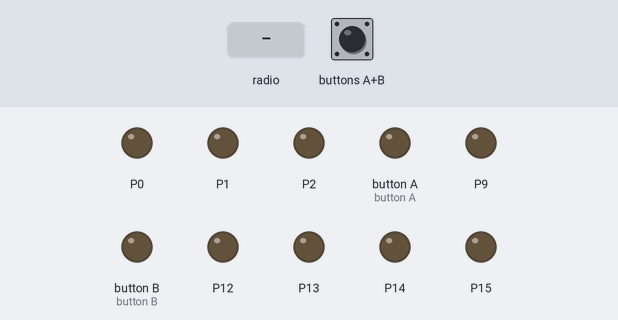
Recording of a program running on a simulated BBC micro:bit (MakeCode). Parts: output pins drawn as LEDs (lit = HIGH). Dashed ring = blinking. Inputs (shaded band) come from the test bench. Random numbers come from a fixed seed.

Above: at 1.2 s.
1.3 s: buttons A+B pressed for 0.15 s
At 1.5 s:
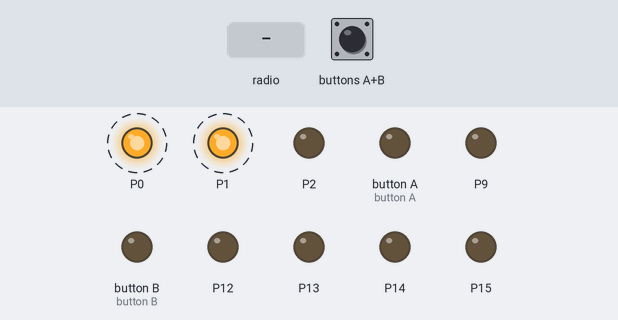
At 1.9 s:
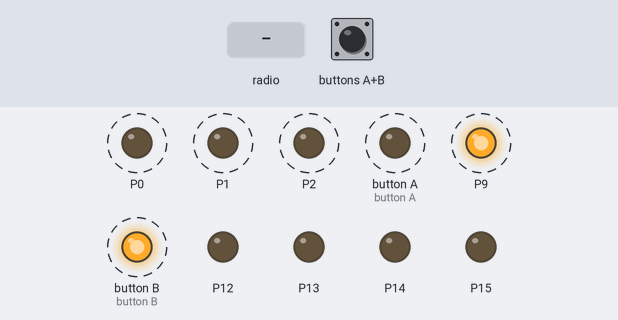
4.3 s: radio message "KR" arrives
At 4.9 s:
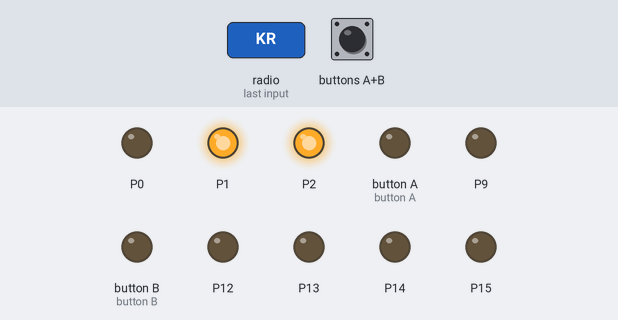
Timing chart, 0 to 24.0 s (numbered marks = the images above; inputs shaded):
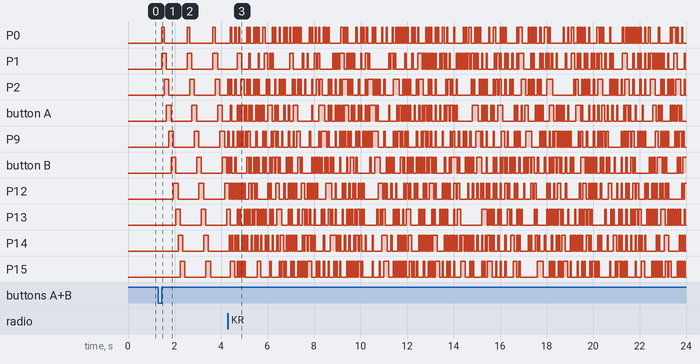

The program:

main.ts
```typescript
function STR () {
    for (let index = 0; index < 10; index++) {
        pins.digitalWritePin(DigitalPin.P0, 1)
        pins.digitalWritePin(DigitalPin.P1, 1)
        pins.digitalWritePin(DigitalPin.P2, 0)
        pins.digitalWritePin(DigitalPin.P5, 0)
        pins.digitalWritePin(DigitalPin.P9, 0)
        pins.digitalWritePin(DigitalPin.P11, 0)
        pins.digitalWritePin(DigitalPin.P12, 0)
        pins.digitalWritePin(DigitalPin.P13, 0)
        pins.digitalWritePin(DigitalPin.P14, 0)
        pins.digitalWritePin(DigitalPin.P15, 0)
        basic.pause(100)
        pins.digitalWritePin(DigitalPin.P0, 0)
        pins.digitalWritePin(DigitalPin.P1, 1)
        pins.digitalWritePin(DigitalPin.P2, 1)
        pins.digitalWritePin(DigitalPin.P5, 0)
        pins.digitalWritePin(DigitalPin.P9, 0)
        pins.digitalWritePin(DigitalPin.P11, 0)
        pins.digitalWritePin(DigitalPin.P12, 0)
        pins.digitalWritePin(DigitalPin.P13, 0)
        pins.digitalWritePin(DigitalPin.P14, 0)
        pins.digitalWritePin(DigitalPin.P15, 0)
        basic.pause(100)
        pins.digitalWritePin(DigitalPin.P0, 0)
        pins.digitalWritePin(DigitalPin.P1, 0)
        pins.digitalWritePin(DigitalPin.P2, 1)
        pins.digitalWritePin(DigitalPin.P5, 1)
        pins.digitalWritePin(DigitalPin.P9, 0)
        pins.digitalWritePin(DigitalPin.P11, 0)
        pins.digitalWritePin(DigitalPin.P12, 0)
        pins.digitalWritePin(DigitalPin.P13, 0)
        pins.digitalWritePin(DigitalPin.P14, 0)
        pins.digitalWritePin(DigitalPin.P15, 0)
        basic.pause(100)
        pins.digitalWritePin(DigitalPin.P0, 0)
        pins.digitalWritePin(DigitalPin.P1, 0)
        pins.digitalWritePin(DigitalPin.P2, 0)
        pins.digitalWritePin(DigitalPin.P5, 1)
        pins.digitalWritePin(DigitalPin.P9, 1)
        pins.digitalWritePin(DigitalPin.P11, 0)
        pins.digitalWritePin(DigitalPin.P12, 0)
        pins.digitalWritePin(DigitalPin.P13, 0)
        pins.digitalWritePin(DigitalPin.P14, 0)
        pins.digitalWritePin(DigitalPin.P15, 0)
        basic.pause(100)
        pins.digitalWritePin(DigitalPin.P0, 0)
        pins.digitalWritePin(DigitalPin.P1, 0)
        pins.digitalWritePin(DigitalPin.P2, 0)
        pins.digitalWritePin(DigitalPin.P5, 0)
        pins.digitalWritePin(DigitalPin.P9, 1)
        pins.digitalWritePin(DigitalPin.P11, 1)
        pins.digitalWritePin(DigitalPin.P12, 0)
        pins.digitalWritePin(DigitalPin.P13, 0)
        pins.digitalWritePin(DigitalPin.P14, 0)
        pins.digitalWritePin(DigitalPin.P15, 0)
        basic.pause(100)
        pins.digitalWritePin(DigitalPin.P0, 0)
        pins.digitalWritePin(DigitalPin.P1, 0)
        pins.digitalWritePin(DigitalPin.P2, 0)
        pins.digitalWritePin(DigitalPin.P5, 0)
        pins.digitalWritePin(DigitalPin.P9, 0)
        pins.digitalWritePin(DigitalPin.P11, 1)
        pins.digitalWritePin(DigitalPin.P12, 1)
        pins.digitalWritePin(DigitalPin.P13, 0)
        pins.digitalWritePin(DigitalPin.P14, 0)
        pins.digitalWritePin(DigitalPin.P15, 0)
        basic.pause(100)
        pins.digitalWritePin(DigitalPin.P0, 0)
        pins.digitalWritePin(DigitalPin.P1, 0)
        pins.digitalWritePin(DigitalPin.P2, 0)
        pins.digitalWritePin(DigitalPin.P5, 0)
        pins.digitalWritePin(DigitalPin.P9, 0)
        pins.digitalWritePin(DigitalPin.P11, 0)
        pins.digitalWritePin(DigitalPin.P12, 1)
        pins.digitalWritePin(DigitalPin.P13, 1)
        pins.digitalWritePin(DigitalPin.P14, 0)
        pins.digitalWritePin(DigitalPin.P15, 0)
        basic.pause(100)
        pins.digitalWritePin(DigitalPin.P0, 0)
        pins.digitalWritePin(DigitalPin.P1, 0)
        pins.digitalWritePin(DigitalPin.P2, 0)
        pins.digitalWritePin(DigitalPin.P5, 0)
        pins.digitalWritePin(DigitalPin.P9, 0)
        pins.digitalWritePin(DigitalPin.P11, 0)
        pins.digitalWritePin(DigitalPin.P12, 0)
        pins.digitalWritePin(DigitalPin.P13, 1)
        pins.digitalWritePin(DigitalPin.P14, 1)
        pins.digitalWritePin(DigitalPin.P15, 0)
        basic.pause(100)
        pins.digitalWritePin(DigitalPin.P0, 0)
        pins.digitalWritePin(DigitalPin.P1, 0)
        pins.digitalWritePin(DigitalPin.P2, 0)
        pins.digitalWritePin(DigitalPin.P5, 0)
        pins.digitalWritePin(DigitalPin.P9, 0)
        pins.digitalWritePin(DigitalPin.P11, 0)
        pins.digitalWritePin(DigitalPin.P12, 0)
        pins.digitalWritePin(DigitalPin.P13, 0)
        pins.digitalWritePin(DigitalPin.P14, 1)
        pins.digitalWritePin(DigitalPin.P15, 1)
        basic.pause(100)
        pins.digitalWritePin(DigitalPin.P0, 0)
        pins.digitalWritePin(DigitalPin.P1, 0)
        pins.digitalWritePin(DigitalPin.P2, 0)
        pins.digitalWritePin(DigitalPin.P5, 0)
        pins.digitalWritePin(DigitalPin.P9, 0)
        pins.digitalWritePin(DigitalPin.P11, 0)
        pins.digitalWritePin(DigitalPin.P12, 0)
        pins.digitalWritePin(DigitalPin.P13, 0)
        pins.digitalWritePin(DigitalPin.P14, 0)
        pins.digitalWritePin(DigitalPin.P15, 1)
        basic.pause(100)
        pins.digitalWritePin(DigitalPin.P0, 0)
        pins.digitalWritePin(DigitalPin.P1, 0)
        pins.digitalWritePin(DigitalPin.P2, 0)
        pins.digitalWritePin(DigitalPin.P5, 0)
        pins.digitalWritePin(DigitalPin.P9, 0)
        pins.digitalWritePin(DigitalPin.P11, 0)
        pins.digitalWritePin(DigitalPin.P12, 0)
        pins.digitalWritePin(DigitalPin.P13, 0)
        pins.digitalWritePin(DigitalPin.P14, 0)
        pins.digitalWritePin(DigitalPin.P15, 0)
        basic.pause(100)
    }
}
function KR () {
    while (true) {
        pins.digitalWritePin(DigitalPin.P0, randint(0, 1))
        pins.digitalWritePin(DigitalPin.P1, randint(0, 1))
        pins.digitalWritePin(DigitalPin.P2, randint(0, 1))
        pins.digitalWritePin(DigitalPin.P5, randint(0, 1))
        pins.digitalWritePin(DigitalPin.P9, randint(0, 1))
        pins.digitalWritePin(DigitalPin.P11, randint(0, 1))
        pins.digitalWritePin(DigitalPin.P12, randint(0, 1))
        pins.digitalWritePin(DigitalPin.P13, randint(0, 1))
        pins.digitalWritePin(DigitalPin.P14, randint(0, 1))
        pins.digitalWritePin(DigitalPin.P15, randint(0, 1))
        basic.pause(100)
        pins.digitalWritePin(DigitalPin.P0, randint(0, 1))
        pins.digitalWritePin(DigitalPin.P1, randint(0, 1))
        pins.digitalWritePin(DigitalPin.P2, randint(0, 1))
        pins.digitalWritePin(DigitalPin.P5, randint(0, 1))
        pins.digitalWritePin(DigitalPin.P9, randint(0, 1))
        pins.digitalWritePin(DigitalPin.P11, randint(0, 1))
        pins.digitalWritePin(DigitalPin.P12, randint(0, 1))
        pins.digitalWritePin(DigitalPin.P13, randint(0, 1))
        pins.digitalWritePin(DigitalPin.P14, randint(0, 1))
        pins.digitalWritePin(DigitalPin.P15, randint(0, 1))
        basic.pause(100)
    }
}
// Functie aan = alle leds aan samen.
//
// Func. Uit = alle leds samen uit
//
// Func. KT = alle leds knipperen samen
//
// Func. KR : alle leds knipperen rand.
//
// Func. STR : alle leds knipp. in een slang
function Aan () {
    pins.digitalWritePin(DigitalPin.P0, 1)
    pins.digitalWritePin(DigitalPin.P1, 1)
    pins.digitalWritePin(DigitalPin.P2, 1)
    pins.digitalWritePin(DigitalPin.P5, 1)
    pins.digitalWritePin(DigitalPin.P9, 1)
    pins.digitalWritePin(DigitalPin.P11, 1)
    pins.digitalWritePin(DigitalPin.P12, 1)
    pins.digitalWritePin(DigitalPin.P13, 1)
    pins.digitalWritePin(DigitalPin.P14, 1)
    pins.digitalWritePin(DigitalPin.P15, 1)
}
function Uit () {
    pins.digitalWritePin(DigitalPin.P0, 0)
    pins.digitalWritePin(DigitalPin.P1, 0)
    pins.digitalWritePin(DigitalPin.P2, 0)
    pins.digitalWritePin(DigitalPin.P5, 0)
    pins.digitalWritePin(DigitalPin.P9, 0)
    pins.digitalWritePin(DigitalPin.P11, 0)
    pins.digitalWritePin(DigitalPin.P12, 0)
    pins.digitalWritePin(DigitalPin.P13, 0)
    pins.digitalWritePin(DigitalPin.P14, 0)
    pins.digitalWritePin(DigitalPin.P15, 0)
}
input.onButtonPressed(Button.AB, function () {
    STR()
})
// KT = alle leds knipperen samen
// Off = uit
// On = aan
// KR = alle leds knipperen willekeurig
radio.onReceivedString(function (receivedString) {
    if (receivedString == "KT") {
        STR()
    } else if (receivedString == "Off") {
        Uit()
    } else if (receivedString == "KR") {
        KR()
    } else {
        if (receivedString == "On") {
            Aan()
        }
    }
})
radio.setGroup(78)
```

test.ts
```typescript
// tests gaan hier; deze zal niet worden gecompileerd wanneer dit pakket wordt gebruikt als extensie.
```

Measured:
- after the input at 1.3 s, P0: alternates HIGH for 0.10 s and LOW for 1.0 s, starting after 0.15 s; P1: alternates HIGH for 0.20 s and LOW for 0.90 s, starting after 0.15 s
